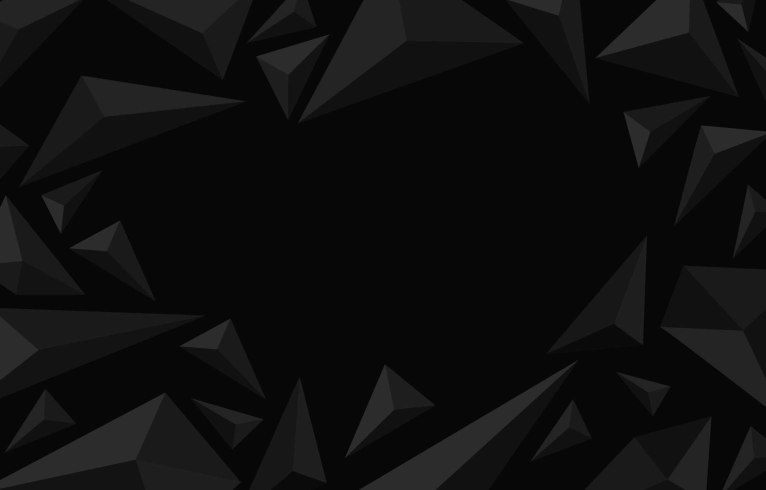
#> input picture assets/background.jpg, 1531 x 980 px (shown at 1/2 size)
$ python -i main.py   (imports and definitions only)
#> lines starting #> are read from the running program, lines starting #| are printed output that depends on the picture

from cryptography.fernet import Fernet
import tkinter as tk
from tkinter import ttk
from tkinter import PhotoImage

from PIL import Image, ImageTk  # Import Image and ImageTk from PIL library
import os

class PasswordManager:

    def __init__(self) :
        self.key = None
        self.password_file = None
        self.password_dict  = {}

    # [6 lines left out: function key_generate, not called in this run]

    def load_key(self, path):
        with open(path, 'rb') as f:
            self.key = f.read()

    def create_password_file(self, path, initial_values=None):
        self.password_file = path

        if initial_values is not None:
            for key, value in initial_values.items():
                self.add_password(key, value)

    # [37 lines left out: functions load_pasword_file, add_password, remove_password, get_password, not called in this run]

class ScrollableFrame(tk.Frame):
    # [28 lines left out: functions __init__, on_canvas_configure, not called in this run]

def check_file_exists(file_name):
    script_dir = os.path.dirname(__file__)  # Get the directory of the script
    file_path = os.path.join(script_dir, file_name)

    if os.path.exists(file_path):
        return [True, file_path]
    else:
        return [None, file_path]

# [298 lines left out: functions create_info_enter_window, create_delete_window, create_homepage_window, create_passwordEnter_window, not called in this run]

def create_passwordGenerate_window(pm):

    script_dir = os.path.dirname(__file__)  # Get the directory of the script
    keys_path = os.path.join(script_dir, "mykeys.key")

    pm.create_password_file(keys_path, initial_values=None)

    # [15 lines left out: functions generate_pressed, copy_pressed, not called in this run]

    def login_pressed(): #closes window and opens login window
        root.destroy()
        create_passwordEnter_window(pm, keys_path)

    root = tk.Tk()

    root.geometry("800x500")
    root.title("NT password manager")
    root.config(bg="black")

    # Set background image
    image_path = os.path.join(os.path.join(os.path.dirname(__file__), "assets"), "background.jpg")
    img = Image.open(image_path)
#> img is the input picture: PIL image 1531x980 L; min 0, max 53, mean 14.3
    img = img.resize((800, 500), Image.LANCZOS)  # Resize image to fit window
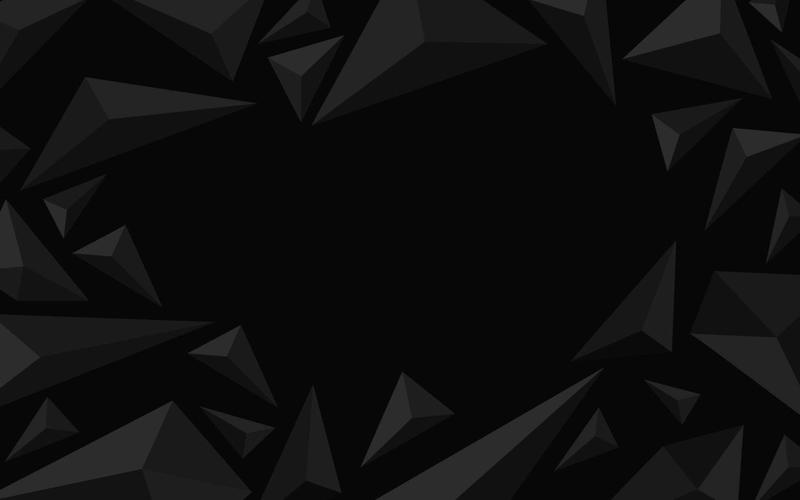
#> img: PIL image 800x500 L; min 1, max 50, mean 14.3
    background_image = ImageTk.PhotoImage(img)
    background_label = tk.Label(root, image=background_image)
    background_label.place(x=0, y=0, relwidth=1, relheight=1)

    root.resizable(False, False) #makes it not resizable

    frame = tk.Frame(root, bg="black")
    frame.pack(expand=True)

    label = tk.Label(frame, text="Please generate a master key", font=('Arial', 18), bg="black", fg="white")
    label.pack(pady=10)

    button_frame = tk.Frame(frame, bg="black")
    button_frame.pack(pady=10)

    generate_button = tk.Button(button_frame, text="generate", font=('Arial', 14), command=generate_pressed)
    generate_button.pack(side=tk.LEFT, padx=10)

    copy_button = tk.Button(button_frame, text="copy", font=('Arial', 14), command=copy_pressed, state=tk.DISABLED)
    copy_button.pack(side=tk.LEFT, padx=10)

    login_button = tk.Button(root, text="Log in", font=('Arial', 14), command=login_pressed)

    root.mainloop()

def main():

    pm = PasswordManager()
    keys_path = check_file_exists("mykeys.key")

    if keys_path[0] is not None and keys_path[1] is not None: #checking if the password key file exists
        create_passwordEnter_window(pm, keys_path[1])
    else:
        create_passwordGenerate_window(pm)

# [2 lines not run here, left out]

>>> result = main()
